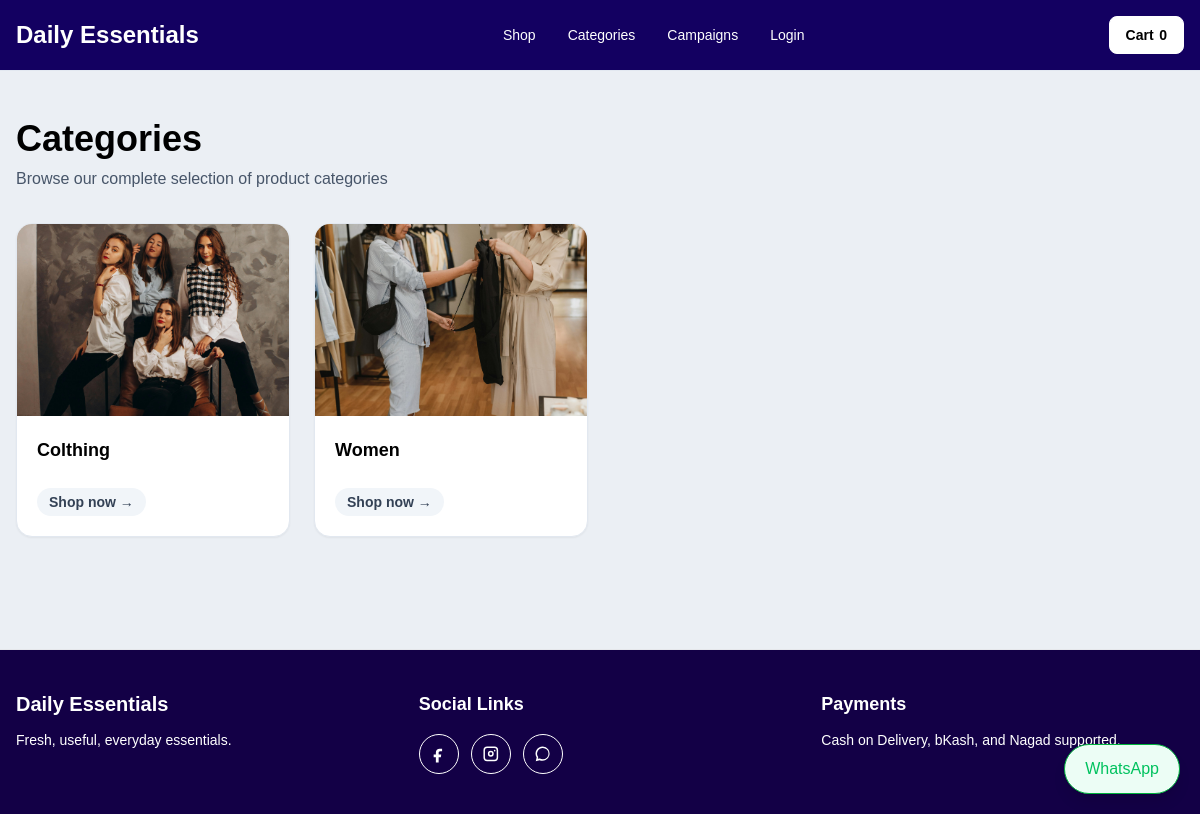
Page /categories/ on the committed database.
### settings_manager/models.py (models this page shows, shortened)
class SEOFields(models.Model):
    seo_title = models.CharField(max_length=160, blank=True)
    meta_description = models.TextField(blank=True)
    meta_keywords = models.CharField(max_length=255, blank=True)
    og_image = models.ImageField(upload_to="seo/", blank=True, null=True)
    class Meta:
        abstract = True

class SiteSettings(SEOFields):
    class FontFamily(models.TextChoices):
        INTER = "Inter, Arial, sans-serif", "Inter / Arial"
        POPPINS = "Poppins, Arial, sans-serif", "Poppins"
        ROBOTO = "Roboto, Arial, sans-serif", "Roboto"
        LATO = "Lato, Arial, sans-serif", "Lato"
        GEORGIA = "Georgia, serif", "Georgia"
        SYSTEM = "system-ui, sans-serif", "System UI"
    site_name = models.CharField(
        max_length=120,
        default="Daily Essentials"
    )
    font_family = models.CharField(
        max_length=120,
        choices=FontFamily.choices,
        default=FontFamily.POPPINS,
    )
    body_bg_color = models.CharField(
        max_length=7,
        default="#f8fafc"
    )
    body_text_color = models.CharField(
        max_length=7,
        default="#0f172a"
    )
    heading_color = models.CharField(
        max_length=7,
        default="#0f172a"
    )
    link_color = models.CharField(
        max_length=7,
        default="#047857"
    )
    link_hover_color = models.CharField(
        max_length=7,
        default="#065f46"
    )
    header_bg_color = models.CharField(
        max_length=7,
        default="#ffffff"
    )
    header_text_color = models.CharField(
        max_length=7,
        default="#0f172a"
    )
    header_nav_color = models.CharField(
        max_length=7,
        default="#0f172a"
    )
    header_nav_hover_color = models.CharField(
        max_length=7,
        default="#047857"
    )
    mobile_menu_icon_color = models.CharField(
        max_length=7,
        default="#0f172a"
    )
    header_cart_bg_color = models.CharField(
        max_length=7,
        default="#047857"
    )
    header_cart_text_color = models.CharField(
        max_length=7,
        default="#ffffff"
    )
    header_cart_hover_bg_color = models.CharField(
        max_length=7,
        default="#065f46"
    )
    body_button_bg_color = models.CharField(
        max_length=7,
        default="#047857"
    )
    body_button_text_color = models.CharField(
        max_length=7,
        default="#ffffff"
    )
    body_button_border_color = models.CharField(
        max_length=7,
        default="#047857"
    )
    body_button_hover_bg_color = models.CharField(
        max_length=7,
        default="#065f46"
    )
    body_button_hover_text_color = models.CharField(
        max_length=7,
        default="#ffffff"
    )
    banner_text_color = models.CharField(
        max_length=7,
        default="#ffffff"
    )
    banner_button_text_color = models.CharField(
        max_length=7,
        default="#ffffff"
    )
    footer_bg_color = models.CharField(
        max_length=7,
        default="#ffffff"
    )
    footer_heading_color = models.CharField(
        max_length=7,
        default="#0f172a"
    )
    footer_text_color = models.CharField(
        max_length=7,
        default="#475569"
    )
    footer_link_color = models.CharField(
        max_length=7,
        default="#047857"
    )
    footer_link_hover_color = models.CharField(
        max_length=7,
        default="#065f46"
    )
    footer_social_icon_color = models.CharField(
        max_length=7,
        default="#0f172a"
    )
    footer_social_icon_hover_bg = models.CharField(
        max_length=7,
        default="#047857"
    )
    footer_social_icon_hover_text = models.CharField(
        max_length=7,
        default="#ffffff"
    )
    show_product_shipping_info = models.BooleanField(
        default=True,
        help_text="Show shipping and returns information on product detail pages"
    )
    show_free_shipping_info = models.BooleanField(
        default=True,
        help_text="Show 'Free shipping' message"
    )
    show_cash_on_delivery_info = models.BooleanField(
        default=True,
        help_text="Show 'Cash on delivery' message"
    )
    show_easy_returns_info = models.BooleanField(
        default=True,
        help_text="Show 'Easy returns' message"
    )
    primary_color = models.CharField(
        max_length=7,
        default="#047857"
    )
    secondary_color = models.CharField(
        max_length=7,
        default="#0f172a"
    )
    accent_color = models.CharField(
        max_length=7,
        default="#e11d48"
    )
    facebook_pixel_id = models.CharField(
        max_length=80,
        blank=True
    )
    google_analytics_id = models.CharField(
        max_length=80,
        blank=True
    )
    custom_header_scripts = models.TextField(blank=True)
    custom_footer_scripts = models.TextField(blank=True)
    facebook_url = models.URLField(blank=True)
    instagram_url = models.URLField(blank=True)
    tiktok_url = models.URLField(blank=True)
    youtube_url = models.URLField(blank=True)
    whatsapp_number = models.CharField(
        max_length=32,
        blank=True
    )
    email_enabled = models.BooleanField(default=False)
    class Meta:
        verbose_name = "Site Settings"
        verbose_name_plural = "Site Settings"
    @classmethod
    def load(cls):
        obj, _ = cls.objects.get_or_create(pk=1)
        return obj

### categories/models.py (models this page shows, shortened)
class Category(SEOFields):
    name = models.CharField(max_length=120)
    slug = models.SlugField(unique=True)
    image = models.ImageField(
        upload_to="categories/",
        blank=True,
        null=True,
        help_text="Recommended: square JPG, PNG, or WebP image, at least 600x600px.",
    )
    description = models.TextField(blank=True)
    is_active = models.BooleanField(default=True)
    show_on_home = models.BooleanField(default=False)
    display_order = models.PositiveIntegerField(default=0)
    class Meta:
        ordering = ["display_order", "name"]
        verbose_name_plural = "Categories"
    def get_absolute_url(self):
        return reverse("categories:products", args=[self.slug])

### categories/views.py (the view)
# urls.py: path("", views.category_list, name="list"),
def category_list(request):
    categories = Category.objects.filter(is_active=True)
    return render(request, "categories/category_list.html", {"categories": categories, "page_title": "Categories"})

### cart/cart.py (called while the page is built, shortened)
    def __iter__(self):
        product_ids = [item.get("product_id", key.split(":")[0]) for key, item in self.cart.items()]
        products = Product.objects.filter(id__in=product_ids)
        product_map = {str(product.id): product for product in products}

    def __len__(self):
        return sum(item["quantity"] for item in self.cart.values())

    def total(self):
        return sum((item["line_total"] for item in self), Decimal("0.00"))

### cart/context_processors.py (called while the page is built)
def cart_summary(request):
    cart = Cart(request)
    return {"cart_item_count": len(cart), "cart_total": cart.total()}

### templates/categories/category_list.html (shortened to what this page needs)
{% extends "base.html" %}
{% load static %}
{% block content %}
<section class="mx-auto max-w-7xl px-4 py-12">
  <div class="mb-8">
    <h1 class="text-4xl font-bold">Categories</h1>
    <p class="mt-2 text-slate-600">Browse our complete selection of product categories</p>
  </div>
  <div class="grid gap-6 sm:grid-cols-2 lg:grid-cols-4">
    {% for category in categories %}
      <a href="{{ category.get_absolute_url }}" class="group overflow-hidden rounded-2xl border border-slate-200 bg-white shadow-sm transition hover:shadow-lg hover:border-emerald-400">
        <div class="relative h-48 overflow-hidden bg-slate-100">
          {% if category.image %}<img src="{{ category.image.url }}" alt="{{ category.name }}" class="h-full w-full object-cover transition duration-300 group-hover:scale-110">{% else %}<img src="{% static 'img/placeholder.svg' %}" alt="{{ category.name }}" class="h-full w-full object-cover">{% endif %}
        </div>
        <div class="p-5">
          <h2 class="text-lg font-bold text-slate-900">{{ category.name }}</h2>
          <div class="category-badge mt-4 inline-block rounded-full px-3 py-1 text-sm font-semibold
               transition bg-emerald-700 text-white group-hover:bg-emerald-800"
              style="background-color: #000000; color: #ffffff; !important"> Shop now →
          </div>
        </div>
      </a>
    {% endfor %}
  </div>
</section>
{% endblock %}

### templates/base.html (shortened to what this page needs)
{% load static %}
<!doctype html>
<html lang="en">
<head>
  <script src="https://cdn.tailwindcss.com"></script>
  <link rel="stylesheet" href="{% static 'css/site.css' %}">
</head>
<body class="site-theme">
  <header class="site-navbar sticky top-0 z-50 border-b border-slate-200">
    <div class="mx-auto flex max-w-7xl items-center justify-between px-4 py-4">
      <a href="{% url 'home' %}" class="site-brand text-2xl font-bold">
        {{ site_settings.site_name }}
      </a>
      <nav class="hidden items-center gap-8 text-sm font-medium md:flex">
        <a href="{% url 'products:shop' %}" class="site-nav-link">
          Shop
        </a>
        <a href="{% url 'categories:list' %}" class="site-nav-link">
          Categories
        </a>
        <a href="{% url 'campaigns:list' %}" class="site-nav-link">
          Campaigns
        </a>
        {% if user.is_authenticated %}
          <a href="{% url 'customers:dashboard' %}" class="site-nav-link">
            My Account
          </a>
        {% else %}
          <a href="{% url 'customers:login' %}" class="site-nav-link">
            Login
          </a>
        {% endif %}
      </nav>
      <div class="flex items-center gap-3">
          <a href="{% url 'cart:detail' %}" class="site-cart-btn rounded-lg px-4 py-2 text-sm font-semibold transition">
              <span class="hidden sm:inline">Cart </span>
              <span class="font-bold">{{ cart_item_count }}</span>
          </a>
      </div>
    </div>
  </header>
  <main>
    {% block content %}
    {% endblock %}
  </main>
  <footer class="site-footer mt-16 border-t">
    <div class="mx-auto grid max-w-7xl gap-10 px-4 py-10 md:grid-cols-3">
      <div>
        <h2 class="site-footer-heading text-xl font-bold">
          {{ site_settings.site_name }}
        </h2>
        <p class="mt-3 text-sm">
          Fresh, useful, everyday essentials.
        </p>
      </div>
      <div>
        <h3 class="site-footer-heading text-lg font-semibold">
          Social Links
        </h3>
        <div class="mt-4 flex flex-wrap gap-3">
          {% if site_settings.facebook_url %}
            <a href="{{ site_settings.facebook_url }}"
              class="social-icon-link"
              aria-label="Facebook"
              target="_blank"
              rel="noopener">
              <svg viewBox="0 0 24 24" fill="currentColor" class="h-5 w-5">
                <path d="M14 8.5h2.5V5.2A17 17 0 0 0 13.3 5C10.1 5 8 6.9 8 10.3V13H5v3.7h3V24h3.8v-7.3h3l.5-3.7h-3.5v-2.3c0-1.1.3-2.2 2.2-2.2Z"/>
              </svg>
            </a>
          {% endif %}
          {% if site_settings.instagram_url %}
            <a href="{{ site_settings.instagram_url }}"
              class="social-icon-link"
              aria-label="Instagram"
              target="_blank"
              rel="noopener">
            </a>
          {% endif %}
          {% if site_settings.whatsapp_number %}
            <a href="https://wa.me/{{ site_settings.whatsapp_number }}"
              class="social-icon-link"
              aria-label="WhatsApp"
              target="_blank"
              rel="noopener">
              <svg viewBox="0 0 24 24" fill="currentColor" class="h-5 w-5">
                <path d="M12 2a9.8 9.8 0 0 0-8.4 14.9L2.4 22l5.2-1.2A9.8 9.8 0 1 0 12 2Zm0 2a7.8 7.8 0 0 1 0 15.6 7.7 7.7 0 0 1-4-1.1l-.4-.2-2.4.6.6-2.4-.3-.4A7.8 7.8 0 0 1 12 4Z"/>
              </svg>
            </a>
          {% endif %}
        </div>
      </div>
      <div>
        <h3 class="site-footer-heading text-lg font-semibold">
          Payments
        </h3>
        <p class="mt-3 text-sm">
          Cash on Delivery, bKash, and Nagad supported.
        </p>
      </div>
    </div>
  </footer>
  {% if site_settings.whatsapp_number %}
    <a href="https://wa.me/{{ site_settings.whatsapp_number }}"
       class="site-btn fixed bottom-5 right-5 z-50 rounded-full px-5 py-3 shadow-lg">
      WhatsApp
    </a>
  {% endif %}
</body>
</html>

### static/css/site.css (style rules this page uses)
*, *::before, *::after { box-sizing: border-box; }
html, body { width: 100%; overflow-x: hidden; margin: 0; padding: 0; }
img, svg, video, canvas, iframe { max-width: 100%; height: auto; }
.flex, .grid { min-width: 0; }
.site-theme { background: var(--site-body-bg); color: var(--site-body-text); font-family: var(--site-font-family); width: 100%; overflow-x: hidden; }
.site-theme h1, .site-theme h2, .site-theme h3, .site-theme h4, .site-theme h5, .site-theme h6 { color: var(--site-heading-color); }
.site-theme a { color: var(--site-link-color); transition: color 0.2s ease; text-decoration: none; }
.site-btn, .site-theme button, .site-theme input[type="submit"], .site-theme input[type="button"], .site-theme .btn { display: inline-flex; align-items: center; justify-content: center; background: var(--site-button-bg) !important; color: var(--site-button-text) !important; border: 1px solid var(--site-button-border); transition: all 0.25s ease; }
.category-badge { background-color: #f1f5f9 !important; color: #334155 !important; display: inline-block !important; }
.site-navbar { background: var(--site-header-bg) !important; color: var(--site-header-text) !important; }
.site-brand { color: var(--site-header-text) !important; }
.site-nav-link { color: var(--site-header-nav) !important; transition: color 0.2s ease; }
.site-cart-btn { display: inline-flex; align-items: center; justify-content: center; gap: 0.35rem; background: var(--site-header-cart-bg) !important; color: var(--site-header-cart-text) !important; border: 1px solid var(--site-header-cart-bg); transition: all 0.25s ease; }
.site-cart-btn span, .site-cart-btn svg { color: var(--site-header-cart-text) !important; }
.site-footer { background: var(--site-footer-bg) !important; color: var(--site-footer-text) !important; }
.site-footer h2, .site-footer h3, .site-footer h4 { color: var(--site-footer-heading) !important; }
.site-footer a { color: var(--site-footer-link) !important; }
.social-icon-link { display: inline-flex; align-items: center; justify-content: center; width: 2.5rem; height: 2.5rem; border-radius: 999px; border: 1px solid var(--site-footer-social); color: var(--site-footer-social); transition: all 0.25s ease; }
.social-icon-link svg { width: 1.1rem; height: 1.1rem; fill: currentColor; }
@media (prefers-reduced-motion: no-preference) { html { scroll-behavior: smooth; } }

### rows in the picture
SiteSettings: site_name "Daily Essentials"
Category: image (picture), name "Colthing"
Category: image (picture), name "Women"

### other values in the picture
{{ cart_item_count }} "0"
